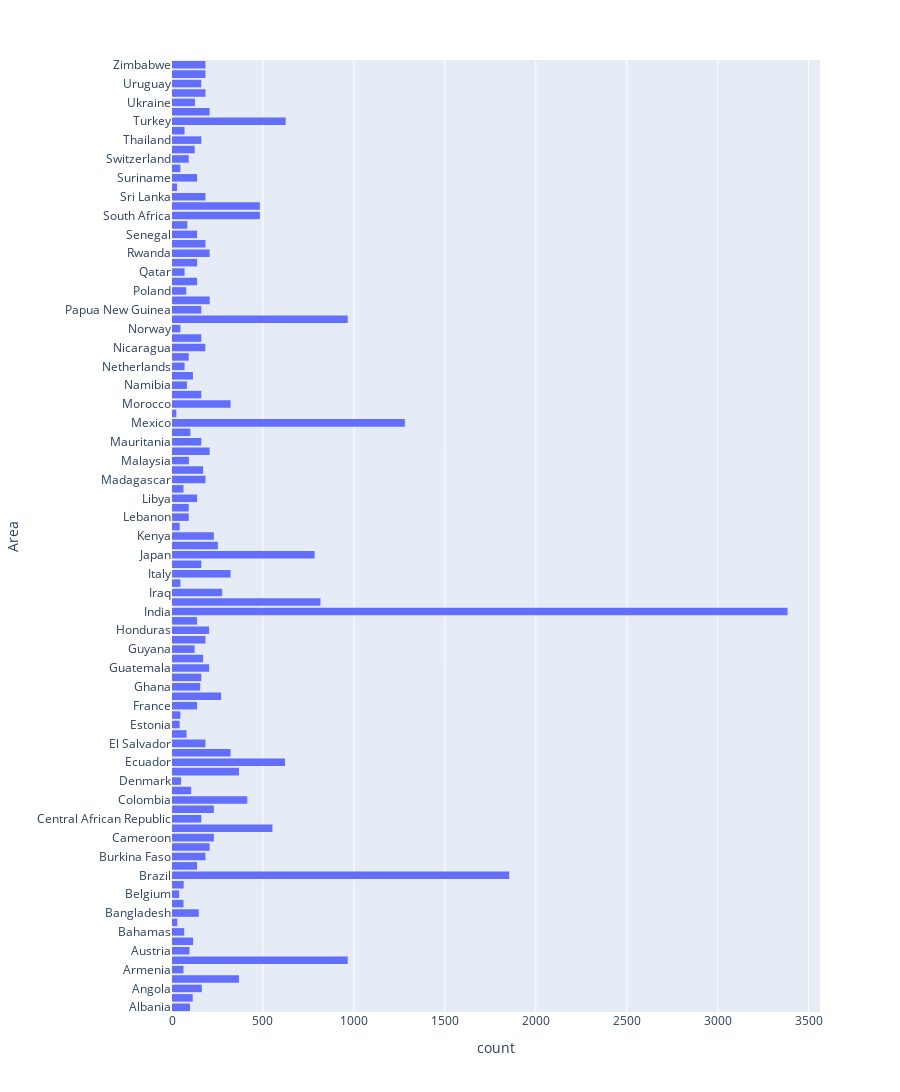

This figure's notebook cell:
### Code cell
fig = px.histogram(
    data,
    y='Area'
)
fig.update_layout(
    height=1280,
)
fig.show()

### Figure 1 — Plotly figure (JSON) as saved in the notebook; plotly's stock layout.template omitted (floating-point values rounded to 4 significant figures; data arrays with more than 128 entries replaced by an {"elided": "..."} marker saying what was removed)
{"data": [{"bingroup": "y", "hovertemplate": "count=%{x}<br>Area=%{y}<extra></extra>", "legendgroup": "", "marker": {"color": "#636efa", "pattern": {"shape": ""}}, "name": "", "orientation": "h", "showlegend": false, "type": "histogram", "xaxis": "x", "y": {"elided": "25932 str values"}, "yaxis": "y"}], "layout": {"barmode": "relative", "height": 1280, "legend": {"tracegroupgap": 0}, "margin": {"t": 60}, "xaxis": {"anchor": "y", "domain": [0, 1], "title": {"text": "count"}}, "yaxis": {"anchor": "x", "domain": [0, 1], "title": {"text": "Area"}}}}
